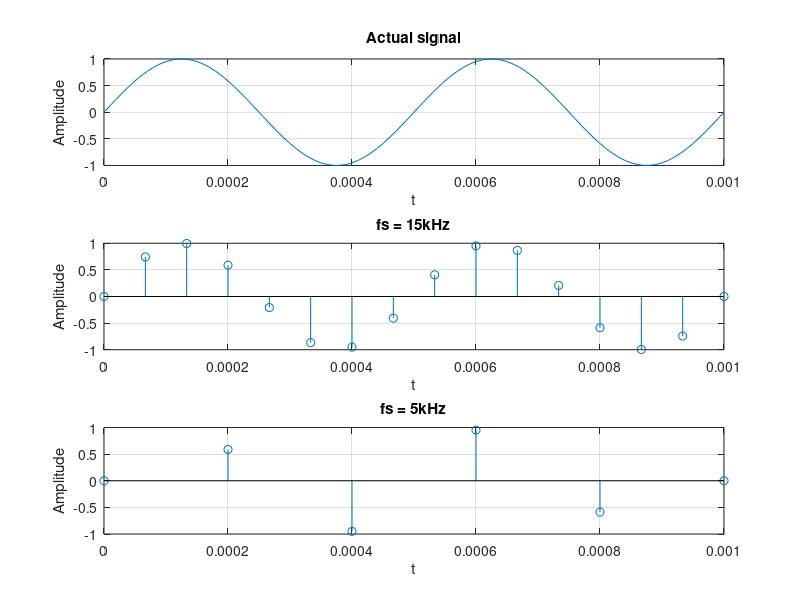

MATLAB code for this plot: (Note: this script raises an error after producing the figure.)
% assignment 4 q 6
%% clear
clc;
clear all;
close all;

%% generate and plot actual wave
% frequency
fm = 2000;
%sampling period
p = 1/fm;
% set n
t = 0:p/50:2*p;
s(1)=subplot(3,1,1);
plot(t,sin(2*pi*fm*t));
title('Actual signal');
xlabel('t');
ylabel('Amplitude');
grid on;

%% plot sampled sequences
%% sampling frequency 15khz
fs = 15000;
% sample period
ps = 1/fs;
subplot(3,1,2);
% set samples
n = 0:ps:2*p;
s(2)=stem(n,sin(2*pi*fm*n));
title('fs = 15kHz');
xlabel('t');
ylabel('Amplitude');
grid on;

%% sampling frequency 5khz
fs = 5000;
% sample period
ps = 1/fs;
subplot(3,1,3);
% set samples
n = 0:ps:2*p;
s(3)=stem(n,sin(2*pi*fm*n));
title('fs = 5kHz');
xlabel('t');
ylabel('Amplitude');
grid on;

%% link all graph axis
linkaxes([s(1),s(2),s(3)],'xy');